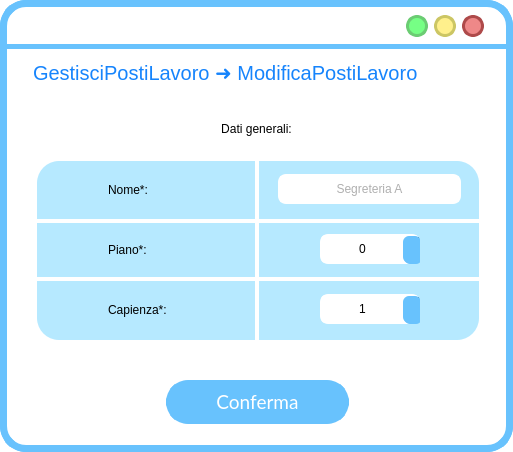
<?xml version="1.0" encoding="UTF-8"?>
<ui version="4.0">
 <class>MainWindow</class>
 <widget class="QMainWindow" name="MainWindow">
  <property name="geometry">
   <rect>
    <x>0</x>
    <y>0</y>
    <width>513</width>
    <height>452</height>
   </rect>
  </property>
  <property name="windowTitle">
   <string>MainWindow</string>
  </property>
  <property name="styleSheet">
   <string notr="true">QWidget{
background:rgb(255, 255, 255);
border-radius:26px;
border-color:rgb(104, 194, 253);
border-style: solid;
border-width:7;
}
QLabel{
border-width:0;
font: 20pt &quot;Lato Light&quot;;
}
QLineEdit{
border-width:0;
font: 14pt &quot;Lato Light&quot;;
}
QAbstractItemView {
    border: 3px solid  rgb(104, 194, 253);  
border-radius:8px;
  selection-background-color:  rgb(104, 194, 253);
margin:-2px;
text-align:center;
border-width:5;
}</string>
  </property>
  <widget class="QWidget" name="centralwidget">
   <widget class="QLabel" name="label">
    <property name="geometry">
     <rect>
      <x>0</x>
      <y>44</y>
      <width>641</width>
      <height>5</height>
     </rect>
    </property>
    <property name="styleSheet">
     <string notr="true">background-color:rgb(104, 194, 253);</string>
    </property>
    <property name="text">
     <string/>
    </property>
   </widget>
   <widget class="QPushButton" name="reduceButton">
    <property name="geometry">
     <rect>
      <x>406</x>
      <y>15</y>
      <width>22</width>
      <height>22</height>
     </rect>
    </property>
    <property name="sizePolicy">
     <sizepolicy hsizetype="Fixed" vsizetype="Fixed">
      <horstretch>0</horstretch>
      <verstretch>0</verstretch>
     </sizepolicy>
    </property>
    <property name="minimumSize">
     <size>
      <width>22</width>
      <height>22</height>
     </size>
    </property>
    <property name="maximumSize">
     <size>
      <width>24</width>
      <height>24</height>
     </size>
    </property>
    <property name="cursor">
     <cursorShape>PointingHandCursor</cursorShape>
    </property>
    <property name="styleSheet">
     <string notr="true">QPushButton{
 background-color:#76ff85;
 border-style: solid;
 border-radius:11px;
font: 18pt &quot;Candara&quot;;
border-color:#6bcc73;
border-width:3;
}

QPushButton::pressed{
	background-color : white;
	border-color:#6bcc73;
	border-width:3;
}
</string>
    </property>
    <property name="text">
     <string/>
    </property>
   </widget>
   <widget class="QPushButton" name="exitButton">
    <property name="geometry">
     <rect>
      <x>462</x>
      <y>15</y>
      <width>22</width>
      <height>22</height>
     </rect>
    </property>
    <property name="sizePolicy">
     <sizepolicy hsizetype="Fixed" vsizetype="Fixed">
      <horstretch>0</horstretch>
      <verstretch>0</verstretch>
     </sizepolicy>
    </property>
    <property name="minimumSize">
     <size>
      <width>22</width>
      <height>22</height>
     </size>
    </property>
    <property name="maximumSize">
     <size>
      <width>24</width>
      <height>24</height>
     </size>
    </property>
    <property name="cursor">
     <cursorShape>PointingHandCursor</cursorShape>
    </property>
    <property name="styleSheet">
     <string notr="true">QPushButton{
 background-color:#ee8888;
 border-style: solid;
 border-radius:11px;
font: 18pt &quot;Candara&quot;;
border-color:#ae4a4a;
border-width:3;
}

QPushButton::pressed{
	background-color : white;
	border-color:#ae4a4a;
	border-width:3;
}
</string>
    </property>
    <property name="text">
     <string/>
    </property>
   </widget>
   <widget class="QPushButton" name="maximizeButton">
    <property name="geometry">
     <rect>
      <x>434</x>
      <y>15</y>
      <width>22</width>
      <height>22</height>
     </rect>
    </property>
    <property name="sizePolicy">
     <sizepolicy hsizetype="Fixed" vsizetype="Fixed">
      <horstretch>0</horstretch>
      <verstretch>0</verstretch>
     </sizepolicy>
    </property>
    <property name="minimumSize">
     <size>
      <width>20</width>
      <height>20</height>
     </size>
    </property>
    <property name="maximumSize">
     <size>
      <width>24</width>
      <height>24</height>
     </size>
    </property>
    <property name="cursor">
     <cursorShape>PointingHandCursor</cursorShape>
    </property>
    <property name="styleSheet">
     <string notr="true">QPushButton{
 background-color:#fff08c	;
 border-style: solid;
 border-radius:11px;
font: 18pt &quot;Candara&quot;;
border-color:#ccc664;
border-width:3;
}

QPushButton::pressed{
	background-color : white;
	border-color:#ccc664;
	border-width:3;
}
</string>
    </property>
    <property name="text">
     <string/>
    </property>
   </widget>
   <widget class="QLabel" name="titoloLabel">
    <property name="geometry">
     <rect>
      <x>33</x>
      <y>57</y>
      <width>451</width>
      <height>31</height>
     </rect>
    </property>
    <property name="styleSheet">
     <string notr="true">font-size: 20px;
text-align: left;
background-color: rgba(255, 255, 255,0);
color: #1684FC;
font: 14pt &quot;Lato&quot;;</string>
    </property>
    <property name="text">
     <string>GestisciPostiLavoro ➜ ModificaPostiLavoro</string>
    </property>
   </widget>
   <widget class="QLabel" name="previousButton">
    <property name="geometry">
     <rect>
      <x>444</x>
      <y>60</y>
      <width>38</width>
      <height>38</height>
     </rect>
    </property>
    <property name="font">
     <font>
      <family>Lato Light</family>
      <pointsize>20</pointsize>
      <weight>50</weight>
      <italic>false</italic>
      <bold>false</bold>
     </font>
    </property>
    <property name="styleSheet">
     <string notr="true">QLabel{
left: 679px;
top: 140px;
width: 38px;
height: 38px;
border-radius: 33px;
background-color: rgba(173, 237, 255, 0);
}</string>
    </property>
    <property name="text">
     <string/>
    </property>
    <property name="pixmap">
     <pixmap>res/arrow_back_FILL1_wght700_GRAD200_opsz48_risultato.png</pixmap>
    </property>
    <property name="scaledContents">
     <bool>true</bool>
    </property>
    <property name="margin">
     <number>0</number>
    </property>
   </widget>
   <widget class="QLabel" name="label_2">
    <property name="geometry">
     <rect>
      <x>37</x>
      <y>161</y>
      <width>442</width>
      <height>179</height>
     </rect>
    </property>
    <property name="styleSheet">
     <string notr="true">left: 790px;
top: 159px;
width: 437px;
height: 650px;
line-height: 20px;
border-radius: 22px;
background-color: rgba(182, 233, 255, 255);
text-align: center;</string>
    </property>
    <property name="text">
     <string/>
    </property>
   </widget>
   <widget class="QLabel" name="label_4">
    <property name="geometry">
     <rect>
      <x>11</x>
      <y>104</y>
      <width>491</width>
      <height>51</height>
     </rect>
    </property>
    <property name="styleSheet">
     <string notr="true">QLabel{
font: 25 18pt &quot;Lato Light&quot;;
background-color: rgba(255, 255, 255,0);
}</string>
    </property>
    <property name="text">
     <string>&lt;html&gt;&lt;head/&gt;&lt;body&gt;&lt;p align=&quot;center&quot;&gt;Dati generali:&lt;/p&gt;&lt;/body&gt;&lt;/html&gt;</string>
    </property>
   </widget>
   <widget class="QLabel" name="label_5">
    <property name="geometry">
     <rect>
      <x>37</x>
      <y>219</y>
      <width>442</width>
      <height>4</height>
     </rect>
    </property>
    <property name="sizePolicy">
     <sizepolicy hsizetype="Fixed" vsizetype="Fixed">
      <horstretch>0</horstretch>
      <verstretch>0</verstretch>
     </sizepolicy>
    </property>
    <property name="styleSheet">
     <string notr="true">width: 314px;
height: 180px;
border-radius: 0;
background-color: rgb(255, 255, 255);
text-align: center;</string>
    </property>
    <property name="text">
     <string/>
    </property>
    <property name="scaledContents">
     <bool>true</bool>
    </property>
    <property name="alignment">
     <set>Qt::AlignCenter</set>
    </property>
    <property name="margin">
     <number>10</number>
    </property>
    <property name="indent">
     <number>0</number>
    </property>
   </widget>
   <widget class="QLabel" name="label_6">
    <property name="geometry">
     <rect>
      <x>37</x>
      <y>277</y>
      <width>442</width>
      <height>4</height>
     </rect>
    </property>
    <property name="sizePolicy">
     <sizepolicy hsizetype="Fixed" vsizetype="Fixed">
      <horstretch>0</horstretch>
      <verstretch>0</verstretch>
     </sizepolicy>
    </property>
    <property name="styleSheet">
     <string notr="true">width: 314px;
height: 180px;
border-radius: 0;
background-color: rgb(255, 255, 255);
text-align: center;</string>
    </property>
    <property name="text">
     <string/>
    </property>
    <property name="scaledContents">
     <bool>true</bool>
    </property>
    <property name="alignment">
     <set>Qt::AlignCenter</set>
    </property>
    <property name="margin">
     <number>10</number>
    </property>
    <property name="indent">
     <number>0</number>
    </property>
   </widget>
   <widget class="QLabel" name="label_7">
    <property name="geometry">
     <rect>
      <x>255</x>
      <y>161</y>
      <width>4</width>
      <height>180</height>
     </rect>
    </property>
    <property name="sizePolicy">
     <sizepolicy hsizetype="Fixed" vsizetype="Fixed">
      <horstretch>0</horstretch>
      <verstretch>0</verstretch>
     </sizepolicy>
    </property>
    <property name="styleSheet">
     <string notr="true">width: 314px;
height: 180px;
border-radius: 0;
background-color: rgb(255, 255, 255);
text-align: center;</string>
    </property>
    <property name="text">
     <string/>
    </property>
    <property name="scaledContents">
     <bool>true</bool>
    </property>
    <property name="alignment">
     <set>Qt::AlignCenter</set>
    </property>
    <property name="margin">
     <number>10</number>
    </property>
    <property name="indent">
     <number>0</number>
    </property>
   </widget>
   <widget class="QLabel" name="label_9">
    <property name="geometry">
     <rect>
      <x>55</x>
      <y>174</y>
      <width>34</width>
      <height>34</height>
     </rect>
    </property>
    <property name="font">
     <font>
      <family>Lato Light</family>
      <pointsize>20</pointsize>
      <weight>50</weight>
      <italic>false</italic>
      <bold>false</bold>
     </font>
    </property>
    <property name="styleSheet">
     <string notr="true">QLabel{
left: 679px;
top: 140px;
width: 38px;
height: 38px;
border-radius: 33px;
background-color: rgba(173, 237, 255, 0);
}</string>
    </property>
    <property name="text">
     <string/>
    </property>
    <property name="pixmap">
     <pixmap>res/drive_file_rename_outline_FILL1_wght600_GRAD200_opsz48_risultato.png</pixmap>
    </property>
    <property name="scaledContents">
     <bool>true</bool>
    </property>
    <property name="margin">
     <number>0</number>
    </property>
   </widget>
   <widget class="QLabel" name="label_10">
    <property name="geometry">
     <rect>
      <x>55</x>
      <y>234</y>
      <width>34</width>
      <height>34</height>
     </rect>
    </property>
    <property name="font">
     <font>
      <family>Lato Light</family>
      <pointsize>20</pointsize>
      <weight>50</weight>
      <italic>false</italic>
      <bold>false</bold>
     </font>
    </property>
    <property name="styleSheet">
     <string notr="true">QLabel{
left: 679px;
top: 140px;
width: 38px;
height: 38px;
border-radius: 33px;
background-color: rgba(173, 237, 255, 0);
}</string>
    </property>
    <property name="text">
     <string/>
    </property>
    <property name="pixmap">
     <pixmap>res/stairs_FILL1_wght600_GRAD200_opsz48_risultato.png</pixmap>
    </property>
    <property name="scaledContents">
     <bool>true</bool>
    </property>
    <property name="margin">
     <number>0</number>
    </property>
   </widget>
   <widget class="QLabel" name="label_11">
    <property name="geometry">
     <rect>
      <x>55</x>
      <y>294</y>
      <width>34</width>
      <height>34</height>
     </rect>
    </property>
    <property name="font">
     <font>
      <family>Lato Light</family>
      <pointsize>20</pointsize>
      <weight>50</weight>
      <italic>false</italic>
      <bold>false</bold>
     </font>
    </property>
    <property name="styleSheet">
     <string notr="true">QLabel{
left: 679px;
top: 140px;
width: 38px;
height: 38px;
border-radius: 33px;
background-color: rgba(173, 237, 255, 0);
}</string>
    </property>
    <property name="text">
     <string/>
    </property>
    <property name="pixmap">
     <pixmap>res/group_FILL1_wght600_GRAD200_opsz48_risultato.png</pixmap>
    </property>
    <property name="scaledContents">
     <bool>true</bool>
    </property>
    <property name="margin">
     <number>0</number>
    </property>
   </widget>
   <widget class="QLabel" name="label_3">
    <property name="geometry">
     <rect>
      <x>108</x>
      <y>179</y>
      <width>58</width>
      <height>22</height>
     </rect>
    </property>
    <property name="styleSheet">
     <string notr="true">left: 790px;
top: 159px;
width: 437px;
height: 650px;
line-height: 20px;
border-radius: 22px;
background-color: rgba(182, 233, 255, 255);
text-align: center;
font-size: 18px &quot;Lato light&quot;</string>
    </property>
    <property name="text">
     <string>Nome*:</string>
    </property>
    <property name="textFormat">
     <enum>Qt::AutoText</enum>
    </property>
    <property name="scaledContents">
     <bool>true</bool>
    </property>
    <property name="margin">
     <number>0</number>
    </property>
   </widget>
   <widget class="QLabel" name="label_8">
    <property name="geometry">
     <rect>
      <x>108</x>
      <y>239</y>
      <width>58</width>
      <height>22</height>
     </rect>
    </property>
    <property name="styleSheet">
     <string notr="true">left: 790px;
top: 159px;
width: 437px;
height: 650px;
line-height: 20px;
border-radius: 22px;
background-color: rgba(182, 233, 255, 255);
text-align: center;
font-size: 18px &quot;Lato light&quot;</string>
    </property>
    <property name="text">
     <string>Piano*:</string>
    </property>
    <property name="textFormat">
     <enum>Qt::AutoText</enum>
    </property>
    <property name="scaledContents">
     <bool>true</bool>
    </property>
    <property name="margin">
     <number>0</number>
    </property>
   </widget>
   <widget class="QLabel" name="label_12">
    <property name="geometry">
     <rect>
      <x>108</x>
      <y>299</y>
      <width>91</width>
      <height>22</height>
     </rect>
    </property>
    <property name="styleSheet">
     <string notr="true">left: 790px;
top: 159px;
width: 437px;
height: 650px;
line-height: 20px;
border-radius: 22px;
background-color: rgba(182, 233, 255, 255);
text-align: center;
font-size: 18px &quot;Lato light&quot;</string>
    </property>
    <property name="text">
     <string>Capienza*:</string>
    </property>
    <property name="textFormat">
     <enum>Qt::AutoText</enum>
    </property>
    <property name="scaledContents">
     <bool>true</bool>
    </property>
    <property name="margin">
     <number>0</number>
    </property>
   </widget>
   <widget class="QLineEdit" name="nomeLineEdit">
    <property name="geometry">
     <rect>
      <x>278</x>
      <y>174</y>
      <width>183</width>
      <height>30</height>
     </rect>
    </property>
    <property name="styleSheet">
     <string notr="true">left: 122px;
top: 304px;
width: 182px;
height: 30px;
border-radius: 8px;
background-color: rgba(255, 255, 255);
color: rgba(96, 96, 96);
text-align: center;

border: 2px solid rgba(255, 255, 255);</string>
    </property>
    <property name="text">
     <string/>
    </property>
    <property name="maxLength">
     <number>16</number>
    </property>
    <property name="alignment">
     <set>Qt::AlignCenter</set>
    </property>
    <property name="placeholderText">
     <string>Segreteria A</string>
    </property>
   </widget>
   <widget class="QSpinBox" name="pianoSpinBox">
    <property name="geometry">
     <rect>
      <x>320</x>
      <y>234</y>
      <width>100</width>
      <height>30</height>
     </rect>
    </property>
    <property name="styleSheet">
     <string notr="true">QSpinBox{
background:rgb(255, 255, 255);
border-radius:8px;
border-color:rgb(255, 255, 255);
border-style: solid;
text-align:center;
border-width:3;
}

QSpinBox::focus{
background:rgb(255, 255, 255);
border-radius:8px;
border-color:rgb(104, 194, 253);
border-style: solid;
border-width:3;
}


QSpinBox::down-arrow {
    image: url(:/icons/expand_more_FILL1_wght600_GRAD200_opsz48_risultato.png);
background-color:rgb(104, 194, 253);
	width: 26px;
    height: 26px;
	margin: 0px 0px 0px 0px
}
	
QSpinBox::up-arrow {
    image: url(:/icons/keyboard_arrow_up_FILL1_wght600_GRAD200_opsz48_risultato.png);
}

QSpinBox::down-arrow  {
	background-color:rgb(104, 194, 253);
border-bottom-left-radius: 6px;
border-bottom-right-radius: 6px;
	margin:-2px -7px -3px -6px;

    border: 0px; /* This seems to replace the whole arrow of the combo box */
}

QSpinBox::up-arrow  {
	background-color:rgb(104, 194, 253);
border-top-left-radius: 6px;
border-top-right-radius: 6px;
	margin:-2px -7px -3px -6px;
    border: 0px; /* This seems to replace the whole arrow of the combo box */}

QSpinBox::up-arrow::pressed{
	border-color:rgb(104, 194, 253);
	border-width:2;
	background-color : white;
	color:rgb(104, 194, 253);
}

QSpinBox::down-arrow::pressed{
	border-color:rgb(104, 194, 253);
	border-width:4;
	background-color : white;
	color:rgb(104, 194, 253);
}</string>
    </property>
    <property name="wrapping">
     <bool>false</bool>
    </property>
    <property name="alignment">
     <set>Qt::AlignCenter</set>
    </property>
    <property name="buttonSymbols">
     <enum>QAbstractSpinBox::UpDownArrows</enum>
    </property>
    <property name="maximum">
     <number>5</number>
    </property>
   </widget>
   <widget class="QSpinBox" name="capienzaSpinBox">
    <property name="geometry">
     <rect>
      <x>320</x>
      <y>294</y>
      <width>100</width>
      <height>30</height>
     </rect>
    </property>
    <property name="styleSheet">
     <string notr="true">QSpinBox{
background:rgb(255, 255, 255);
border-radius:8px;
border-color:rgb(255, 255, 255);
border-style: solid;
text-align:center;
border-width:3;
}

QSpinBox::focus{
background:rgb(255, 255, 255);
border-radius:8px;
border-color:rgb(104, 194, 253);
border-style: solid;
border-width:3;
}


QSpinBox::down-arrow {
    image: url(:/icons/expand_more_FILL1_wght600_GRAD200_opsz48_risultato.png);
background-color:rgb(104, 194, 253);
	width: 26px;
    height: 26px;
	margin: 0px 0px 0px 0px
}
	
QSpinBox::up-arrow {
    image: url(:/icons/keyboard_arrow_up_FILL1_wght600_GRAD200_opsz48_risultato.png);
}

QSpinBox::down-arrow  {
	background-color:rgb(104, 194, 253);
border-bottom-left-radius: 6px;
border-bottom-right-radius: 6px;
	margin:-2px -7px -3px -6px;

    border: 0px; /* This seems to replace the whole arrow of the combo box */
}

QSpinBox::up-arrow  {
	background-color:rgb(104, 194, 253);
border-top-left-radius: 6px;
border-top-right-radius: 6px;
	margin:-2px -7px -3px -6px;
    border: 0px; /* This seems to replace the whole arrow of the combo box */}

QSpinBox::up-arrow::pressed{
	border-color:rgb(104, 194, 253);
	border-width:2;
	background-color : white;
	color:rgb(104, 194, 253);
}

QSpinBox::down-arrow::pressed{
	border-color:rgb(104, 194, 253);
	border-width:4;
	background-color : white;
	color:rgb(104, 194, 253);
}</string>
    </property>
    <property name="wrapping">
     <bool>false</bool>
    </property>
    <property name="alignment">
     <set>Qt::AlignCenter</set>
    </property>
    <property name="buttonSymbols">
     <enum>QAbstractSpinBox::UpDownArrows</enum>
    </property>
    <property name="minimum">
     <number>1</number>
    </property>
    <property name="maximum">
     <number>99</number>
    </property>
   </widget>
   <widget class="QPushButton" name="confermaButton">
    <property name="geometry">
     <rect>
      <x>166</x>
      <y>380</y>
      <width>183</width>
      <height>44</height>
     </rect>
    </property>
    <property name="font">
     <font>
      <family>Lato</family>
      <pointsize>14</pointsize>
      <weight>50</weight>
      <italic>false</italic>
      <bold>false</bold>
     </font>
    </property>
    <property name="cursor">
     <cursorShape>PointingHandCursor</cursorShape>
    </property>
    <property name="autoFillBackground">
     <bool>false</bool>
    </property>
    <property name="styleSheet">
     <string notr="true">QPushButton{
 background-color:rgb(104, 194, 253);
 border-style: solid;
 border-radius:22px;
color: rgb(255, 255, 255);
font: 14pt &quot;Lato&quot;;
}

QPushButton::hover{


	border-color : rgb(15, 138, 204);
	color: white;
border-width:0;
}

QPushButton::pressed{
	border-color:rgb(104, 194, 253);
	border-width:4;
	background-color : white;
	color:rgb(104, 194, 253);
}
</string>
    </property>
    <property name="text">
     <string>Conferma</string>
    </property>
   </widget>
  </widget>
 </widget>
 <resources>
  <include location="../../../AppData/Local/Temp/res.qrc"/>
  <include location="../../../AppData/Local/Temp/res/res.qrc"/>
  <include location="res/res.qrc"/>
 </resources>
 <connections/>
</ui>
